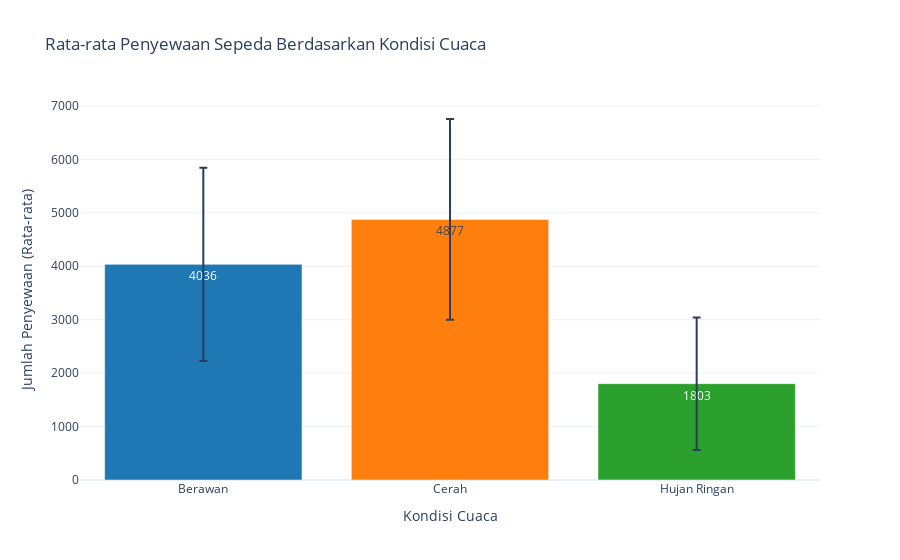

Notebook cell for this chart:
### Markdown cell above
## Pertanyaan 1: Pengaruh Cuaca terhadap Penyewaan Sepeda

Analisis ini bertujuan untuk mengevaluasi dampak kondisi cuaca terhadap rata-rata penyewaan sepeda harian. Visualisasi interaktif digunakan untuk memberikan wawasan yang jelas dan actionable bagi stakeholder.

### Code cell
# Menghitung rata-rata penyewaan berdasarkan cuaca
weather_avg = day_df.groupby('weathersit')['cnt'].agg(['mean', 'std']).reset_index()

# Bar plot interaktif dengan error bars
fig = go.Figure(data=[
    go.Bar(
        x=weather_avg['weathersit'],
        y=weather_avg['mean'],
        text=weather_avg['mean'].round().astype(int),
        textposition='auto',
        marker_color=['#1f77b4', '#ff7f0e', '#2ca02c', '#d62728'],
        error_y=dict(type='data', array=weather_avg['std'], visible=True)
    )
])

fig.update_layout(
    title='Rata-rata Penyewaan Sepeda Berdasarkan Kondisi Cuaca',
    xaxis_title='Kondisi Cuaca',
    yaxis_title='Jumlah Penyewaan (Rata-rata)',
    template='plotly_white',
    bargap=0.2
)
fig.show()

### Figure 1 — Plotly figure (JSON) as saved in the notebook; plotly's stock layout.template omitted (floating-point values rounded to 4 significant figures)
{"data": [{"error_y": {"array": [1809.0, 1879.0, 1240.0], "type": "data", "visible": true}, "marker": {"color": ["#1f77b4", "#ff7f0e", "#2ca02c", "#d62728"]}, "text": [4036.0, 4877.0, 1803.0], "textposition": "auto", "type": "bar", "x": ["Berawan", "Cerah", "Hujan Ringan"], "y": [4036.0, 4877.0, 1803.0]}], "layout": {"bargap": 0.2, "title": {"text": "Rata-rata Penyewaan Sepeda Berdasarkan Kondisi Cuaca"}, "xaxis": {"title": {"text": "Kondisi Cuaca"}}, "yaxis": {"title": {"text": "Jumlah Penyewaan (Rata-rata)"}}}}
